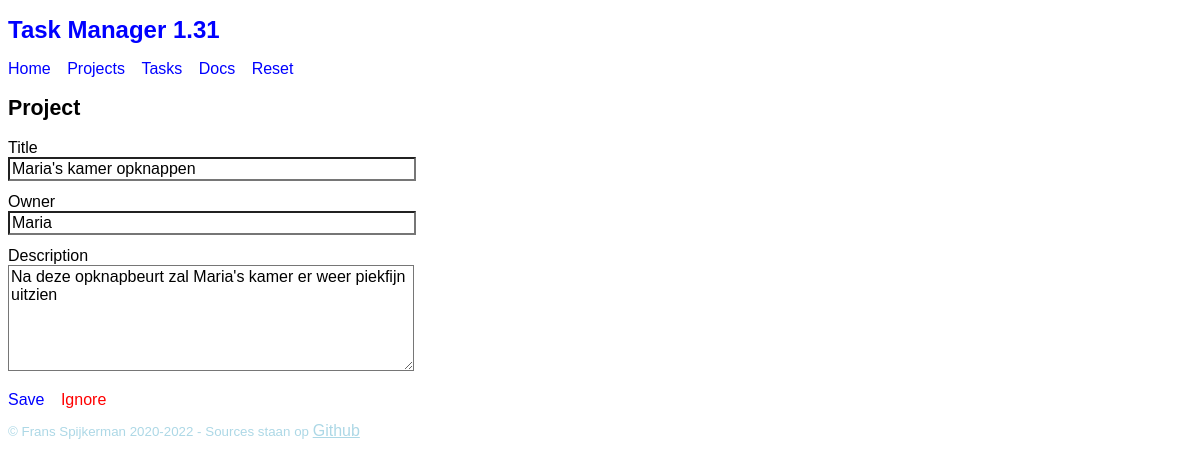
/?view=ProjectEdit&projectId=1, run on the app's committed database.
### tables this page shows
CREATE TABLE `TM1_Project` (
  `projectId` int(11) PRIMARY KEY AUTO_INCREMENT,
  `title` varchar(40) DEFAULT NULL,
  `description` text DEFAULT NULL,
  `owner` varchar(40) DEFAULT NULL
);

### framework/View.php (called while the page is built, shortened)
<?php
abstract class View {
    function __construct() {
        $this->show();
    }
}

### framework/SqlProvider.php (called while the page is built, shortened)
<?php
class SqlProvider {
    private static $pdo = null;
    private function connect($host, $dbname, $user, $pass): void {
        try {
            $dsn = "mysql:dbname=$dbname;host=$host;charset=utf8";
            self::$pdo = new PDO($dsn, $user, $pass, null);
            self::$pdo->setAttribute(PDO::ATTR_ERRMODE, PDO::ERRMODE_EXCEPTION);
        } catch (PDOException $ex) {
            die('SqlProvider connection failed: ' . $ex->getMessage());
        }
    }
    function prepare($sql) {
        return self::$pdo->prepare($sql);
    }
}

### dao/ProjectDAO.php (called while the page is built, shortened)
<?php
require_once 'framework/DAO.php';
require_once 'model/Project.php';
class ProjectDAO extends DAO {
    private static $select = 'SELECT * FROM `TM1_Project`';
    function get(?string $projectId) {
        if (empty($projectId)) {
            return new Project;
        } else {
            $sql = self::$select;
            $sql .= ' WHERE `TM1_Project`.`projectId` = ?';
            return $this->getObjectSql($sql, [$projectId]);
        }
    }
}

### framework/DAO.php (called while the page is built, shortened)
<?php
require_once 'framework/SqlProvider.php';
abstract class DAO extends SqlProvider {
    private $class;
    function __construct($class) {
        $this->class = $class;
    }
    protected function getObjectSql($sql, $args = []): ?Model {
        $this->stmt = $this->prepare($sql);
        $this->stmt->execute($args);
        return $this->stmt->fetchObject($this->class) ?: null;
    }
}

### model/Project.php (called while the page is built, shortened)
<?php
class Project extends Model
{
    protected $title = '';
    protected $description = '';
    protected $owner = '';
    function getTitle()
    {
        return $this->title;
    }
    function getDescription()
    {
        return $this->description;
    }
    function getOwner()
    {
        return $this->owner;
    }
}

### view/ProjectEdit.php (the view, shortened to what this page needs)
<?php
require_once 'framework/View.php';
require_once 'dao/ProjectDAO.php';
class ProjectEdit extends View {
    function show() {
        $projectId = filter_input(INPUT_GET, 'projectId');
        $projectDAO = new ProjectDAO;
        $project = $projectDAO->get($projectId);
        ?>
        <h2>Project</h2>
        <form id="project" method="post" action="?controller=ProjectController&action=save">
            <label>Title<input name="title" value="<?= $project->getTitle() ?>"></label>
            <label>Owner<input name="owner" value="<?= $project->getOwner() ?>"></label>
            <label>Description<textarea name="description"><?= $project->getDescription() ?></textarea></label>
        </form>
        <nav>
            <button form="project" type="submit">Save</button>
            <a href="?view=ProjectList">Ignore</a>
        </nav>
        <?php
    }
}
new ProjectEdit;

### style/style.css (style rules this page uses)
* { font-family: sans-serif; font-size: 12pt; }
h2 { font-size: 16pt; }
nav { margin-top: 10px; margin-bottom: 10px; }
nav a, nav button { display: inline-block; text-decoration: none; margin: 0 12px 0 0; color: blue; }
nav button { border: 0; background-color: white; padding: 0; }
main nav a { color: red; }
form { margin-bottom: 20px; }
form label { display: block; margin-bottom: 12px; }
form label input { display: block; background-color: white; width: 400px; }
form label textarea { display: block; background-color: white; height: 100px; width: 400px; }

### data on the page
tm1_project: title "Maria's kamer opknappen", owner "Maria", description "Na deze opknapbeurt zal Maria's kamer er weer piekfijn uitzien"

### other printed values
$title "Task Manager 1.31"
$menu_item "Home"
$menu_item "Projects"
$menu_item "Tasks"
$menu_item "Docs"
